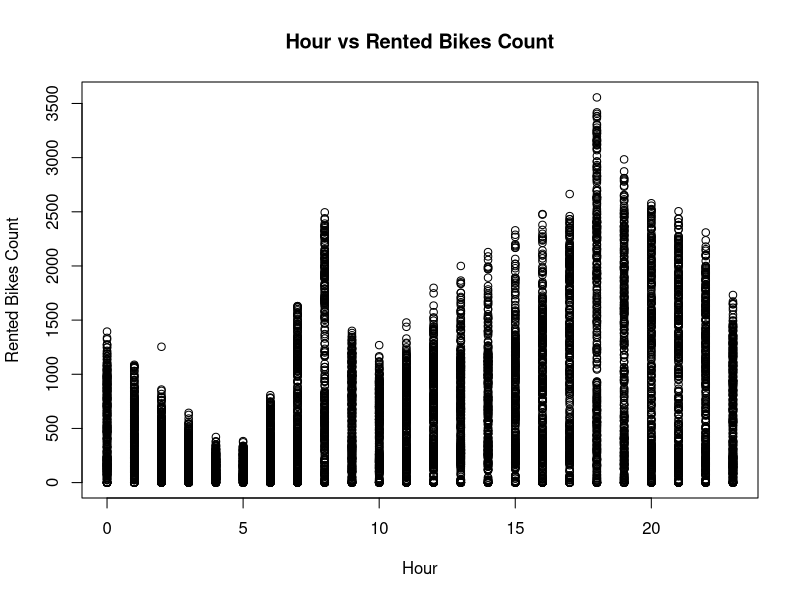
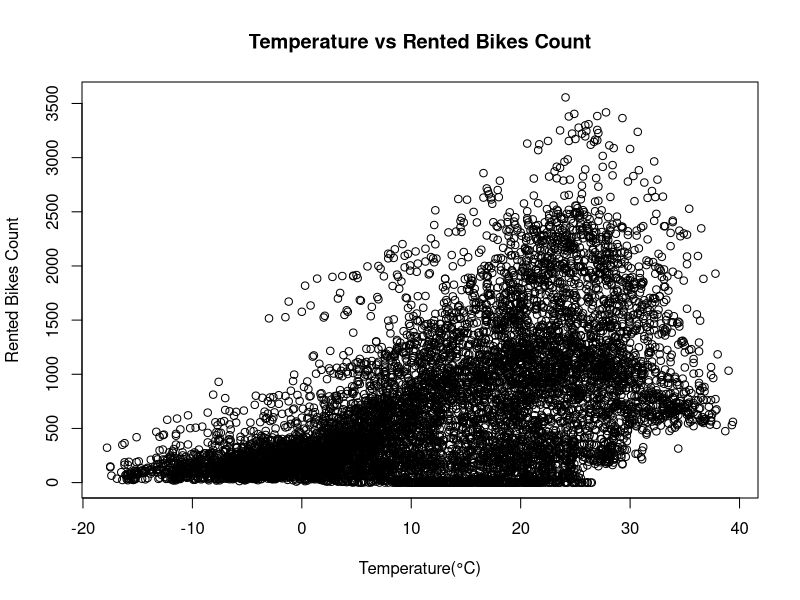
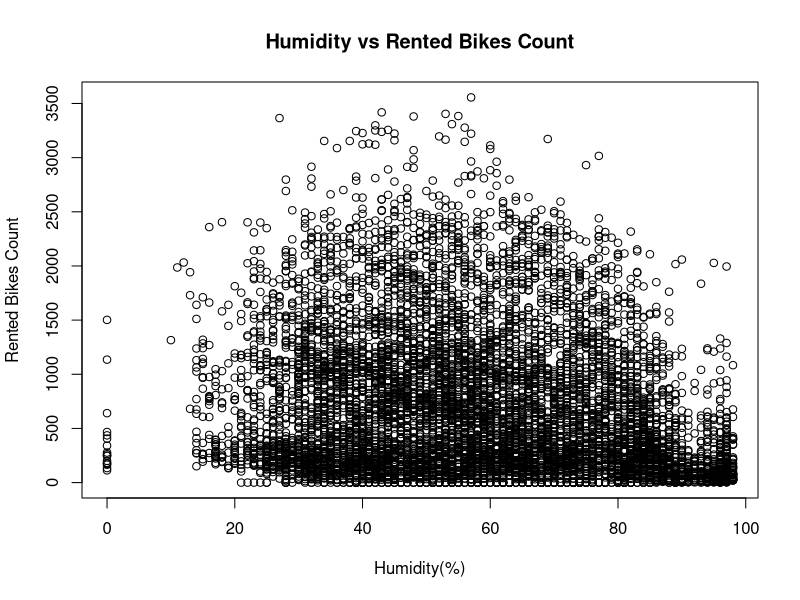
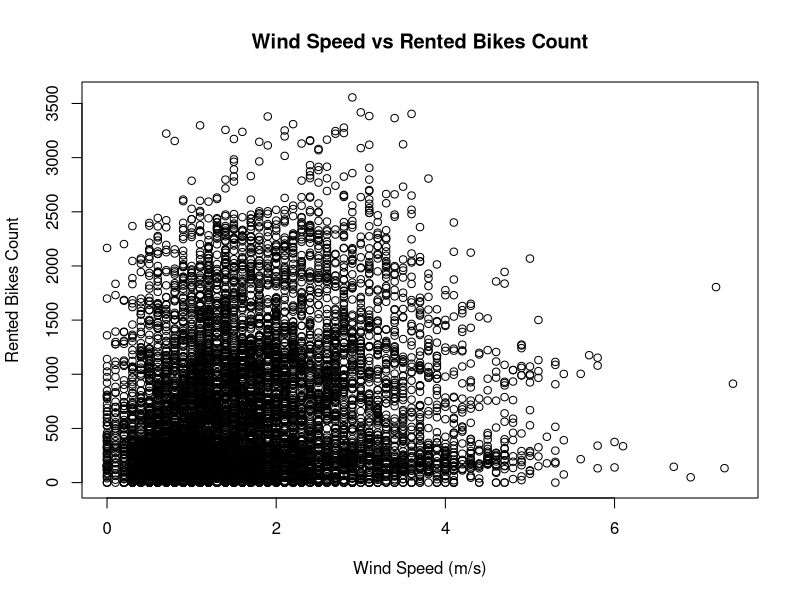
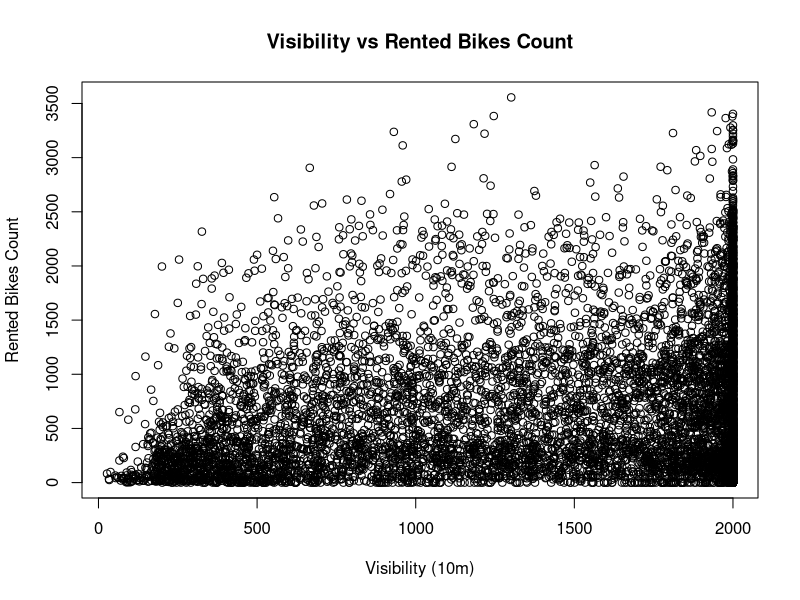
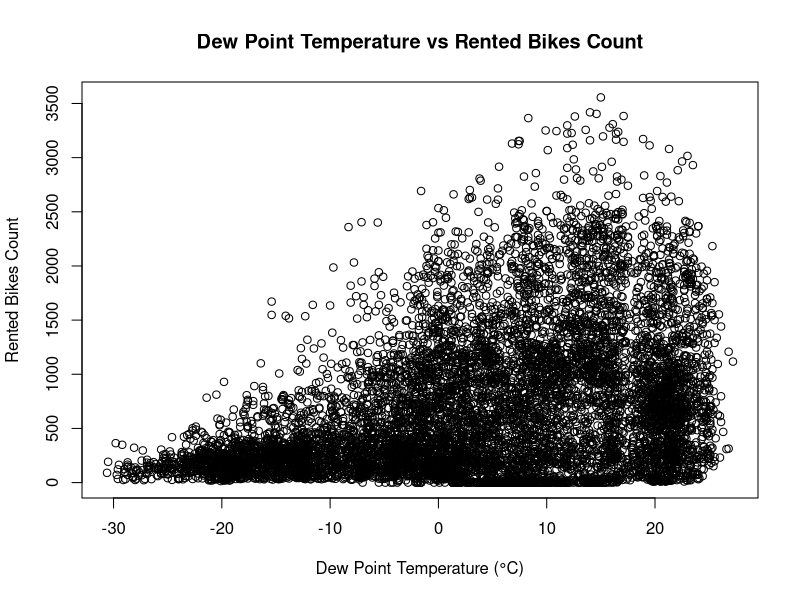
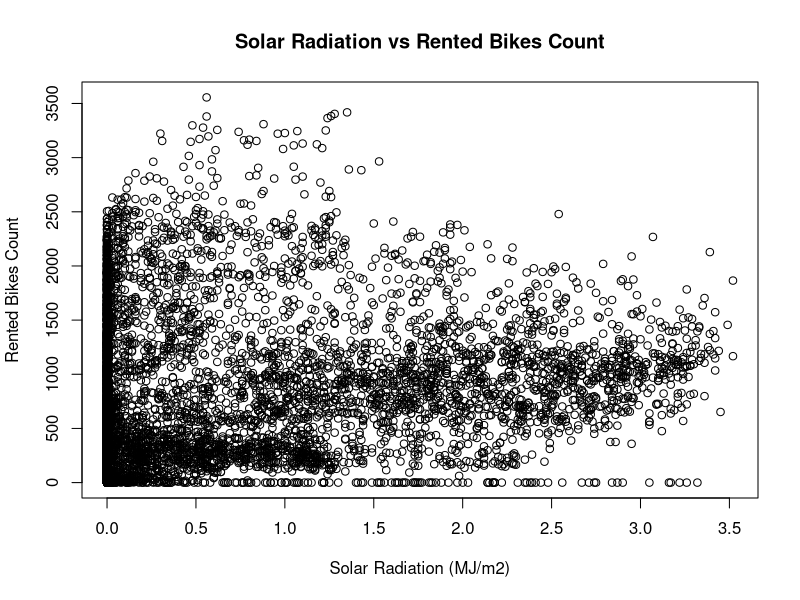
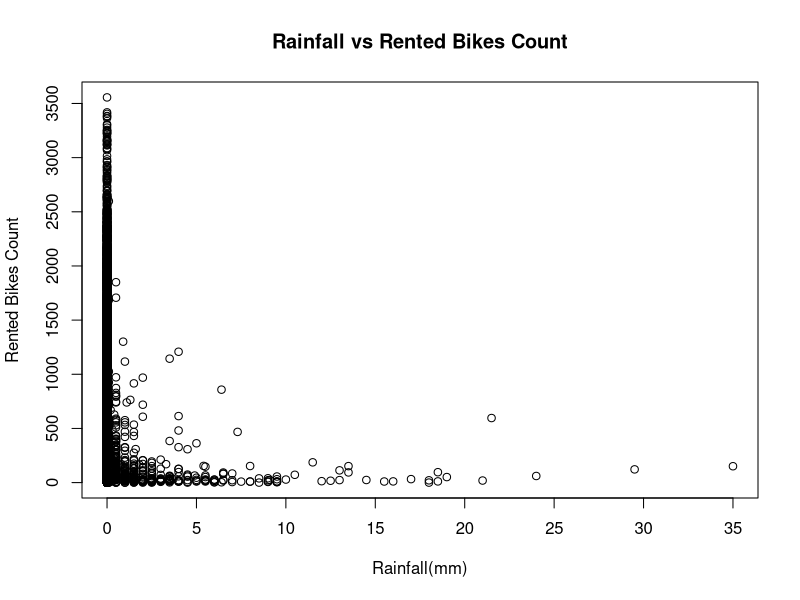

These charts were generated, in order, by the following R code:
library(ggplot2)
library(forcats)
library(dplyr)

setwd("~/GitHub/IE-490-Group-7")
PlotData <- read.csv('SeoulBikeData.csv', encoding = "latin1")

# Plots for quantitative variables vs Rented Bikes Count
plot(PlotData$Hour, PlotData$Rented_Bikes, main = "Hour vs Rented Bikes Count", 
     xlab = "Hour", ylab = "Rented Bikes Count")
plot(PlotData$Temp, PlotData$Rented_Bikes, main = "Temperature vs Rented Bikes Count", 
     xlab = "Temperature(°C)", ylab = "Rented Bikes Count")
plot(PlotData$Humidity, PlotData$Rented_Bikes, main = "Humidity vs Rented Bikes Count", 
     xlab = "Humidity(%)", ylab = "Rented Bikes Count")
plot(PlotData$Wind_speed, PlotData$Rented_Bikes, main = "Wind Speed vs Rented Bikes Count", 
     xlab = "Wind Speed (m/s)", ylab = "Rented Bikes Count")
plot(PlotData$Visibility, PlotData$Rented_Bikes, main = "Visibility vs Rented Bikes Count", 
     xlab = "Visibility (10m)", ylab = "Rented Bikes Count")
plot(PlotData$Dew_Point_Temp, PlotData$Rented_Bikes, main = "Dew Point Temperature vs Rented Bikes Count", 
     xlab = "Dew Point Temperature (°C)", ylab = "Rented Bikes Count")
plot(PlotData$Solar_Radiation, PlotData$Rented_Bikes, main = "Solar Radiation vs Rented Bikes Count", 
     xlab = "Solar Radiation (MJ/m2)", ylab = "Rented Bikes Count")
plot(PlotData$Rainfall, PlotData$Rented_Bikes, main = "Rainfall vs Rented Bikes Count", 
     xlab = "Rainfall(mm)", ylab = "Rented Bikes Count")
plot(PlotData$Snowfall, PlotData$Rented_Bikes, main = "Snowfall vs Rented Bikes Count", 
     xlab = "Snowfall(cm)", ylab = "Rented Bikes Count")

# Violin Plot for Rented Bikes Count by Season
PlotData %>% 
  mutate(Seasons = fct_relevel(Seasons, "Winter", "Spring", "Summer", "Autumn")) %>% 
  ggplot( aes(x = Seasons, y = Rented_Bikes, fill=Seasons)) + geom_violin()
